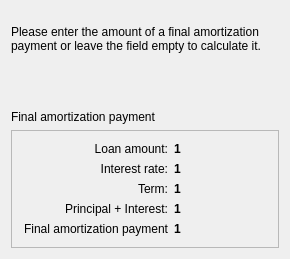
<?xml version="1.0" encoding="UTF-8"?>
<ui version="4.0">
 <class>FinalPaymentWizardPage</class>
 <widget class="QWizardPage" name="FinalPaymentWizardPage">
  <property name="geometry">
   <rect>
    <x>0</x>
    <y>0</y>
    <width>290</width>
    <height>259</height>
   </rect>
  </property>
  <property name="title">
   <string>Final amortization payment</string>
  </property>
  <layout class="QVBoxLayout">
   <property name="spacing">
    <number>6</number>
   </property>
   <property name="leftMargin">
    <number>11</number>
   </property>
   <property name="topMargin">
    <number>11</number>
   </property>
   <property name="rightMargin">
    <number>11</number>
   </property>
   <property name="bottomMargin">
    <number>11</number>
   </property>
   <item>
    <widget class="QLabel" name="TextLabel17_2">
     <property name="text">
      <string>
Please enter the amount of a final amortization payment or leave the field empty to calculate it.</string>
     </property>
     <property name="alignment">
      <set>Qt::AlignTop</set>
     </property>
     <property name="wordWrap">
      <bool>true</bool>
     </property>
    </widget>
   </item>
   <item>
    <spacer name="Spacer74_2">
     <property name="orientation">
      <enum>Qt::Vertical</enum>
     </property>
     <property name="sizeType">
      <enum>QSizePolicy::Expanding</enum>
     </property>
     <property name="sizeHint" stdset="0">
      <size>
       <width>0</width>
       <height>16</height>
      </size>
     </property>
    </spacer>
   </item>
   <item>
    <layout class="QHBoxLayout">
     <property name="spacing">
      <number>6</number>
     </property>
     <property name="leftMargin">
      <number>0</number>
     </property>
     <property name="topMargin">
      <number>0</number>
     </property>
     <property name="rightMargin">
      <number>0</number>
     </property>
     <property name="bottomMargin">
      <number>0</number>
     </property>
     <item>
      <widget class="QLabel" name="TextLabel1_4_2_2">
       <property name="text">
        <string>Final amortization payment</string>
       </property>
       <property name="wordWrap">
        <bool>false</bool>
       </property>
      </widget>
     </item>
     <item>
      <widget class="KMyMoneyEdit" name="m_finalPaymentEdit" native="true"/>
     </item>
    </layout>
   </item>
   <item>
    <widget class="QFrame" name="Frame3_2_2_2_2">
     <property name="frameShape">
      <enum>QFrame::StyledPanel</enum>
     </property>
     <property name="frameShadow">
      <enum>QFrame::Raised</enum>
     </property>
     <layout class="QGridLayout">
      <property name="leftMargin">
       <number>11</number>
      </property>
      <property name="topMargin">
       <number>11</number>
      </property>
      <property name="rightMargin">
       <number>11</number>
      </property>
      <property name="bottomMargin">
       <number>11</number>
      </property>
      <property name="spacing">
       <number>6</number>
      </property>
      <item row="0" column="0">
       <widget class="QLabel" name="TextLabel6_3_2_2_2">
        <property name="text">
         <string>Loan amount:</string>
        </property>
        <property name="alignment">
         <set>Qt::AlignRight|Qt::AlignTrailing|Qt::AlignVCenter</set>
        </property>
        <property name="wordWrap">
         <bool>true</bool>
        </property>
       </widget>
      </item>
      <item row="1" column="0">
       <widget class="QLabel" name="TextLabel8_3_2_2_2">
        <property name="text">
         <string>Interest rate:</string>
        </property>
        <property name="alignment">
         <set>Qt::AlignRight|Qt::AlignTrailing|Qt::AlignVCenter</set>
        </property>
        <property name="wordWrap">
         <bool>false</bool>
        </property>
       </widget>
      </item>
      <item row="2" column="0">
       <widget class="QLabel" name="TextLabel9_2_2_2_2">
        <property name="text">
         <string>Term:</string>
        </property>
        <property name="alignment">
         <set>Qt::AlignRight|Qt::AlignTrailing|Qt::AlignVCenter</set>
        </property>
        <property name="wordWrap">
         <bool>false</bool>
        </property>
       </widget>
      </item>
      <item row="3" column="0">
       <widget class="QLabel" name="TextLabel10_2_2_2_2">
        <property name="text">
         <string>Principal + Interest:</string>
        </property>
        <property name="alignment">
         <set>Qt::AlignRight|Qt::AlignTrailing|Qt::AlignVCenter</set>
        </property>
        <property name="wordWrap">
         <bool>false</bool>
        </property>
       </widget>
      </item>
      <item row="4" column="0">
       <widget class="QLabel" name="TextLabel11_3_2_2_2">
        <property name="text">
         <string>Final amortization payment</string>
        </property>
        <property name="alignment">
         <set>Qt::AlignRight|Qt::AlignTrailing|Qt::AlignVCenter</set>
        </property>
        <property name="wordWrap">
         <bool>false</bool>
        </property>
       </widget>
      </item>
      <item row="0" column="1">
       <widget class="QLabel" name="m_loanAmount5">
        <property name="font">
         <font>
          <weight>75</weight>
          <bold>true</bold>
         </font>
        </property>
        <property name="text">
         <string>1</string>
        </property>
        <property name="textFormat">
         <enum>Qt::PlainText</enum>
        </property>
        <property name="wordWrap">
         <bool>false</bool>
        </property>
       </widget>
      </item>
      <item row="1" column="1">
       <widget class="QLabel" name="m_interestRate5">
        <property name="font">
         <font>
          <weight>75</weight>
          <bold>true</bold>
         </font>
        </property>
        <property name="text">
         <string>1</string>
        </property>
        <property name="textFormat">
         <enum>Qt::PlainText</enum>
        </property>
        <property name="wordWrap">
         <bool>false</bool>
        </property>
       </widget>
      </item>
      <item row="2" column="1">
       <widget class="QLabel" name="m_duration5">
        <property name="font">
         <font>
          <weight>75</weight>
          <bold>true</bold>
         </font>
        </property>
        <property name="text">
         <string>1</string>
        </property>
        <property name="textFormat">
         <enum>Qt::PlainText</enum>
        </property>
        <property name="wordWrap">
         <bool>false</bool>
        </property>
       </widget>
      </item>
      <item row="3" column="1">
       <widget class="QLabel" name="m_payment5">
        <property name="font">
         <font>
          <weight>75</weight>
          <bold>true</bold>
         </font>
        </property>
        <property name="text">
         <string>1</string>
        </property>
        <property name="textFormat">
         <enum>Qt::PlainText</enum>
        </property>
        <property name="wordWrap">
         <bool>false</bool>
        </property>
       </widget>
      </item>
      <item row="4" column="1">
       <widget class="QLabel" name="m_balloon5">
        <property name="font">
         <font>
          <weight>75</weight>
          <bold>true</bold>
         </font>
        </property>
        <property name="text">
         <string>1</string>
        </property>
        <property name="textFormat">
         <enum>Qt::PlainText</enum>
        </property>
        <property name="wordWrap">
         <bool>false</bool>
        </property>
       </widget>
      </item>
     </layout>
    </widget>
   </item>
  </layout>
 </widget>
 <customwidgets>
  <customwidget>
   <class>KMyMoneyEdit</class>
   <extends>QWidget</extends>
   <header>kmymoneyedit.h</header>
  </customwidget>
 </customwidgets>
 <resources/>
 <connections/>
</ui>
